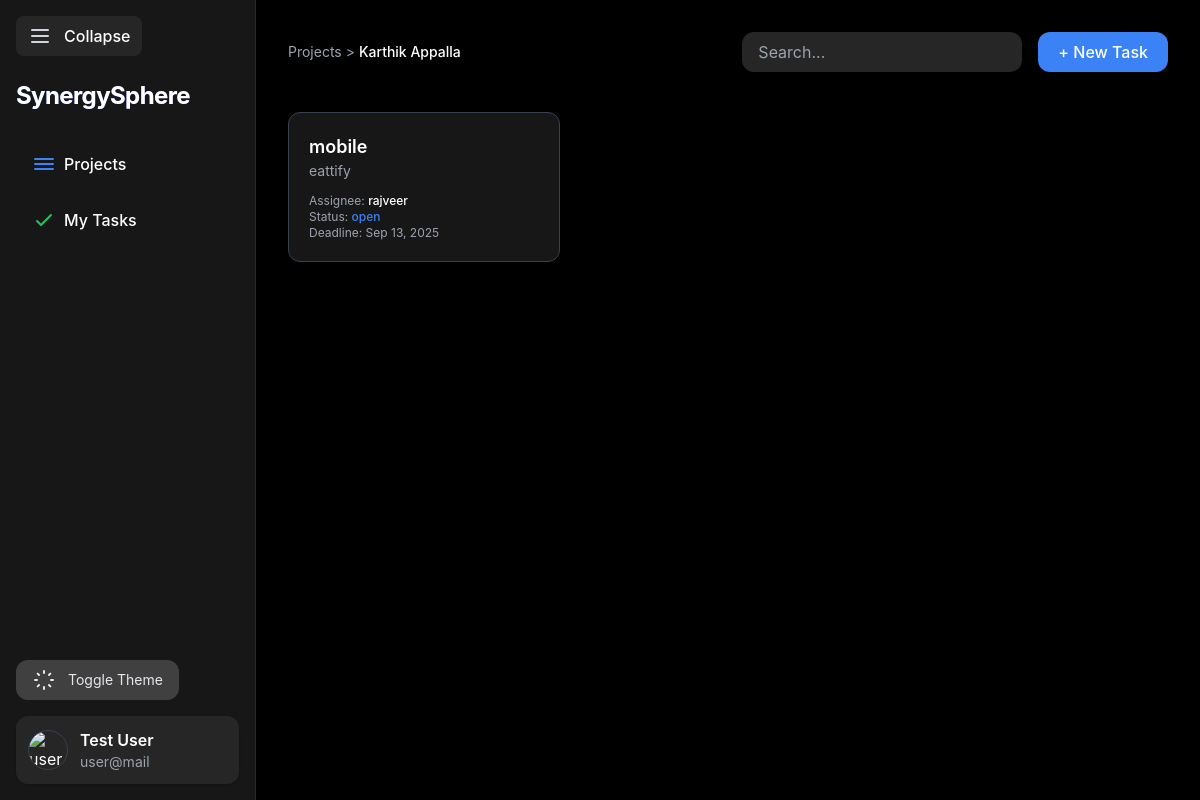
The app's page /tasks/2/ with its own data.
### SynergySphere_app/models.py (models this page shows, shortened)
class Project(models.Model):
    PRIORITY_CHOICES = [
        ("Low", "Low"),
        ("Medium", "Medium"),
        ("High", "High"),
    ]
    STATUS_CHOICES = [
        ("active", "Active"),
        ("completed", "Completed"),
        ("on-hold", "On Hold"),
    ]
    name = models.CharField(max_length=200)
    tags = models.CharField(max_length=200, blank=True, help_text="Comma-separated tags")
    manager = models.CharField(max_length=100)
    deadline = models.DateField(null=True, blank=True)
    priority = models.CharField(max_length=50, choices=PRIORITY_CHOICES, default="Medium")
    description = models.TextField(blank=True)
    image = models.ImageField(upload_to="projects/", null=True, blank=True)
    status = models.CharField(max_length=50, choices=STATUS_CHOICES, default="active")
    progress = models.IntegerField(default=0)
    team_size = models.IntegerField(default=1)
    created_at = models.DateTimeField(default=timezone.now, blank=True)

class Task(models.Model):
    STATUS_CHOICES = [
        ("open", "Open"),
        ("in-progress", "In Progress"),
        ("completed", "Completed"),
    ]
    project = models.ForeignKey(Project, related_name="tasks", on_delete=models.CASCADE)
    name = models.CharField(max_length=200)
    assignee = models.CharField(max_length=100)
    tags = models.CharField(max_length=200, blank=True, help_text="Comma-separated tags")
    deadline = models.DateField(null=True, blank=True)
    description = models.TextField(blank=True)
    image = models.ImageField(upload_to="tasks/", null=True, blank=True)
    status = models.CharField(max_length=50, choices=STATUS_CHOICES, default="open")
    created_at = models.DateTimeField(default=timezone.now, blank=True)

### SynergySphere_app/views.py (the view)
# urls.py: path("tasks/<int:project_id>/", views.task_inside_view, name="task_inside_view"),   # Project ke andar tasks
def task_inside_view(request, project_id=None):
    project = get_object_or_404(Project, pk=project_id)
    tasks = project.tasks.all().order_by("-created_at")
    return render(request, "taskinsideview.html", {
        "project": project,
        "tasks": tasks
    })

### templates/taskinsideview.html (shortened to what this page needs)
{% load static %}
<!DOCTYPE html>
<html lang="en" class="dark">
<head>
  <script src="https://cdn.tailwindcss.com"></script>
</head>
<body class="bg-gray-100 dark:bg-black text-gray-900 dark:text-white min-h-screen flex transition-colors duration-500">
  <aside id="sidebar" class="w-64 bg-white dark:bg-neutral-900 shadow-xl border-r border-gray-200 dark:border-gray-800 flex flex-col justify-between p-4 transition-all duration-500 ease-in-out">
    <div>
      <button id="toggleBtn" class="flex items-center gap-3 mb-6 px-3 py-2 rounded-lg bg-gray-100 dark:bg-neutral-800 hover:bg-gray-200 dark:hover:bg-neutral-700 hover:scale-105 transition">
        <svg xmlns="http://www.w3.org/2000/svg" class="w-6 h-6 text-gray-700 dark:text-gray-300" fill="none" viewBox="0 0 24 24" stroke="currentColor">
          <path stroke-linecap="round" stroke-linejoin="round" stroke-width="2" d="M4 6h16M4 12h16M4 18h16"/>
        </svg>
        <span class="font-medium nav-text">Collapse</span>
      </button>
      <h1 id="brandTitle" class="text-2xl font-bold mb-8 text-gray-800 dark:text-white tracking-tight bg-gradient-to-r from-blue-500 to-purple-500 bg-clip-text text-transparent">
        SynergySphere
      </h1>
      <nav class="space-y-4">
        <a href="{% url 'dashboard' %}" class="flex items-center gap-2 px-4 py-2 rounded-xl hover:bg-blue-100 dark:hover:bg-blue-900 hover:scale-105 transition">
          <svg xmlns="http://www.w3.org/2000/svg" class="w-6 h-6 text-blue-500" fill="none" viewBox="0 0 24 24" stroke="currentColor">
            <path stroke-linecap="round" stroke-linejoin="round" stroke-width="2" d="M3 7h18M3 12h18M3 17h18"/>
          </svg>
          <span class="font-medium nav-text">Projects</span>
        </a>
        <a href="{% url 'taskview' %}" class="flex items-center gap-2 px-4 py-2 rounded-xl hover:bg-green-100 dark:hover:bg-green-900 hover:scale-105 transition">
          <svg xmlns="http://www.w3.org/2000/svg" class="w-6 h-6 text-green-500" fill="none" viewBox="0 0 24 24" stroke="currentColor">
            <path stroke-linecap="round" stroke-linejoin="round" stroke-width="2" d="M5 13l4 4L19 7"/>
          </svg>
          <span class="font-medium nav-text">My Tasks</span>
        </a>
      </nav>
    </div>
    <div class="space-y-4">
      <button id="themeToggle" class="flex items-center gap-3 px-4 py-2 rounded-xl bg-gray-200 dark:bg-neutral-700 text-gray-800 dark:text-gray-200 hover:bg-purple-100 dark:hover:bg-purple-900 hover:scale-105 transition">
        <span class="text-sm nav-text">Toggle Theme</span>
      </button>
      <div class="flex items-center gap-3 p-3 bg-gray-100 dark:bg-neutral-800 rounded-xl shadow hover:bg-pink-100 dark:hover:bg-pink-900 hover:scale-105 transition">
        <img src="{% static 'images/avatar.png' %}" alt="user" class="w-10 h-10 rounded-full border border-gray-300 dark:border-gray-700">
        <div class="nav-text">
          <p class="font-semibold">Test User</p>
          <p class="text-gray-500 dark:text-gray-400 text-sm">user@mail</p>
        </div>
      </div>
    </div>
  </aside>
  <main class="flex-1 p-8">
    <div class="flex justify-between items-center mb-10">
      <p class="text-sm text-gray-500 dark:text-gray-400">Projects > <span class="font-medium text-gray-900 dark:text-white">{{ project.name }}</span></p>
      <div class="flex items-center gap-4">
        <input type="text" placeholder="Search..."
          class="px-4 py-2 rounded-xl bg-gray-200 dark:bg-neutral-800 text-black dark:text-white placeholder-gray-400 focus:outline-none focus:ring-2 focus:ring-blue-500 transition">
        <a href="{% url 'new_task' project.id %}"
           class="px-5 py-2 bg-blue-500 text-white font-medium rounded-xl hover:bg-blue-600 hover:scale-105 shadow-md transition">
          + New Task
        </a>
      </div>
    </div>
    <div id="taskContainer" class="grid grid-cols-1 md:grid-cols-3 gap-8">
      {% for task in tasks %}
        <div class="p-5 rounded-xl shadow-md bg-white dark:bg-neutral-900 border border-gray-200 dark:border-gray-700 fade-in">
          <h3 class="font-semibold text-lg">{{ task.name }}</h3>
          <p class="text-sm text-gray-500 dark:text-gray-400 mb-3">{{ task.description|default:"No description" }}</p>
          <p class="text-xs text-gray-400">Assignee: <span class="font-medium text-gray-800 dark:text-white">{{ task.assignee }}</span></p>
          <p class="text-xs text-gray-400">Status: <span class="font-medium text-blue-500">{{ task.status }}</span></p>
          <p class="text-xs text-gray-400">Deadline: {{ task.deadline|date:"M d, Y" }}</p>
        </div>
      {% empty %}
        <p class="text-gray-400">No tasks found. Click <b>+ New Task</b> to add one.</p>
      {% endfor %}
    </div>
  </main>
</body>
</html>

### templates/taskinsideview.html (style rules this page uses)
body { font-family: -apple-system, BlinkMacSystemFont, "Segoe UI", Roboto, sans-serif; }
.fade-in { animation: fadeIn 0.5s ease-in-out; }

### records on screen
Project: name "Karthik Appalla"
Task: name "mobile", description "eattify", assignee "rajveer", status "open", deadline "Sep 13, 2025"
